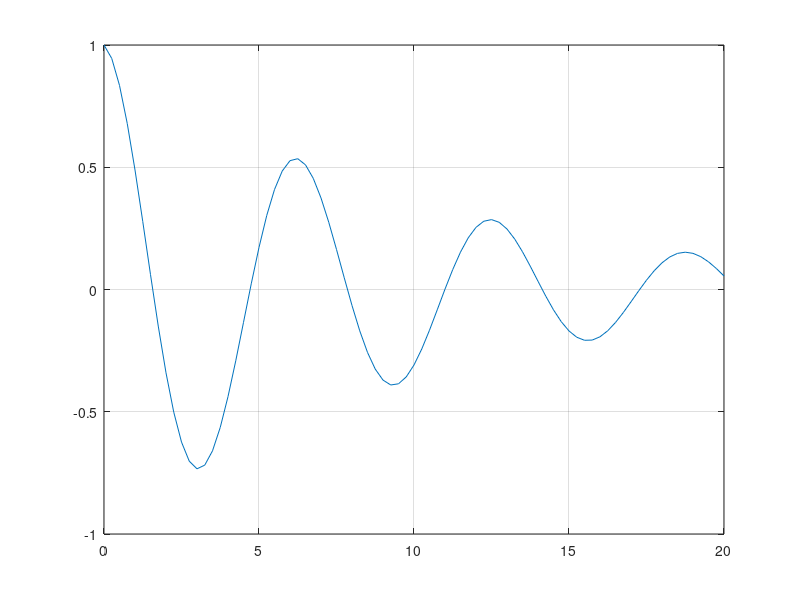
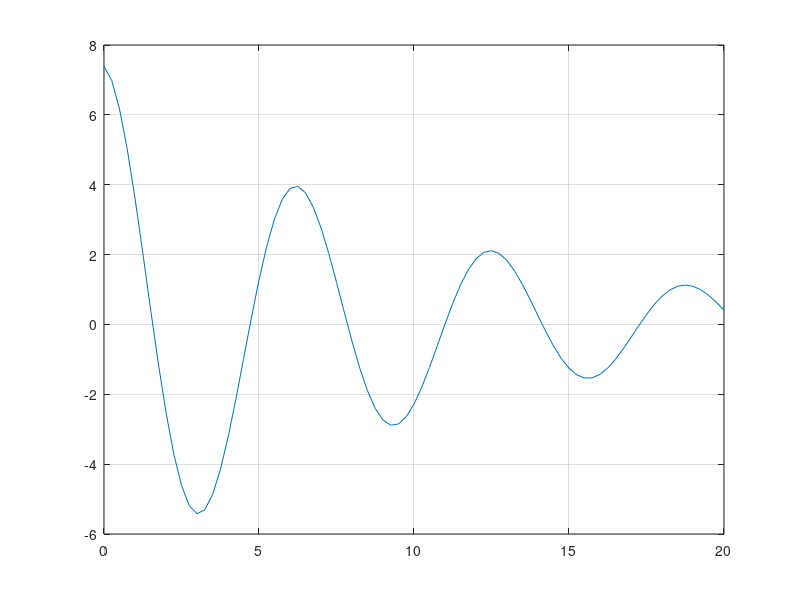

The MATLAB source for these figures, in order:
ts = 0.25; #periodo
t = 0:ts:20;
avanco = 20;
xt = cos(t).*exp(-0.1*(t));  #funcao
xa = cos(t).*exp(-0.1*(t-avanco));  #transformacao
plot(t,xt), grid on;
figure;
plot(t,xa), grid on;